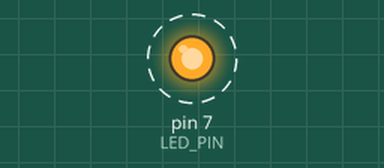
This program was run on a simulated Jetson Nano (header pin numbers). Parts: output pins drawn as LEDs (lit = HIGH). Dashed ring = blinking.

Above: at 0.2 s.
Timing chart, 0 to 3.0 s (numbered marks = the images above):
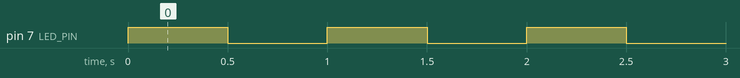

Measured:
- by itself, pin 7 (LED_PIN): alternates HIGH for 0.50 s and LOW for 0.50 s

The program:

blink.py
```python
import Jetson.GPIO as GPIO
import time

LED_PIN = 7
GPIO.setmode(GPIO.BOARD)
GPIO.setup(LED_PIN, GPIO.OUT)

try:
    while True:
        GPIO.output(LED_PIN, GPIO.HIGH)
        time.sleep(0.5)

        GPIO.output(LED_PIN, GPIO.LOW)
        time.sleep(0.5)
finally:
    GPIO.cleanup()
```
